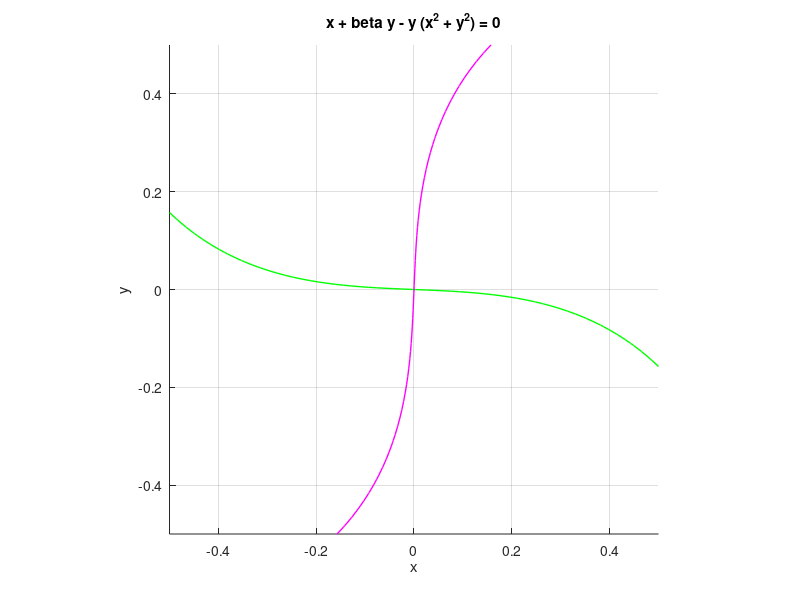

Source code (MATLAB): (Note: this script raises an error after producing the figure.)
% First_Order_System

% Analysis of system of autonomous first-order ODE's:

%   dx/dt = F(x,y)
%   dy/dt = G(x,y)

%  NEUR 1680
%  Last updated April 4, 2012

clear
close all


% Subcritical Hopf bifurcation
% beta = -.04;
% F = @(x,y)  beta*x      - y + x.*(x.^2 + y.^2) ; 
% G = @(x,y)       x + beta*y + y.*(x.^2 + y.^2) ; 

% Supercritical Hopf bifurcation
beta = -.04;
F = @(x,y)  beta*x      - y - x.*(x.^2 + y.^2) ; 
G = @(x,y)       x + beta*y - y.*(x.^2 + y.^2) ; 

% FitzHugh-Nagumo
% Input = .328; %        Hopf bifurcations around .34 and around 1.42
% F = @(x,y) x - x^3/3 - y + Input ;
% G = @(x,y) 0.08*(x + 0.7 - 0.8*y) ;

% Forward Euler, dt = .001

% .25 stable spiral, with Trace < -.1

% .29 stable spiral, and Trace = -.07

% .3  stable spiral

% .320 stable spiral

% .323 same as above

% .324 same as above

% .3241 same as above

% .32415 same as above, periodic attractor is about to appear

% .324152 really about to appear

% .324153 really really about to appear

% .324154 really really really about to appear

% .3241547 really really really really about to appear

% global bifurcation: two cycles appear, one stable, one unstable

%  (with dt = .001, the bifurcation appears between .324176 and .3241765)

%  at the bifurcation, when the unstable cycle appears, its size is about
%     1/3 the size of the large stable cycle



% .3241548 same as below, only slightly larger unstable cycle

% .324155 same as below

% .32416 same as below

% .32417 same as below

% .3242, .3243, .3245 same as below

% .325, .327 same as below

% .328 equilibrium point is stable spiral
%     repelling limit cycle of moderate size
%     large attracting limit cycle (periodic firing)
%       interesting time traces when starting just outside of unstable cycle

% .33 same as above
%     repelling cycle shrinks

% .331 same as above, repelling cycle keeps shrinking
%     Trace is -.0006

% .3315 repelling cycle just died
%     Trace is +.0003

% .332 unstable spiral
%     single large stable cycle (periodic firing)
%     repelling cycle is very dead

% .34 unstable spiral
%     single large stable cycle (periodic firing)

% .35 unstable spiral
%     single large stable cycle (periodic firing)

% .36 unstable spiral
%     single large stable cycle (periodic firing)




% ODE45

% .25 stable spiral, with Trace < -.1

% .29 same as below, with very small limit cycle, and Trace = -.07

% .3  same as below

% .320
%       equilibrium point is unstable spiral
%         although TD analysis gives Trace = -.02
%       single small attracting limit cycle, attracts all plane
%       large attracting limit cycle (periodic firing) has disappeared

% .327, .327, .326, .325, .320
%       equilibrium point is unstable spiral
%         although TD analysis gives Trace going from -.007 to -.01
%       small attracting limit cycle
%       large attracting limit cycle (periodic firing)
%          hence repelling limit cycle somewhere between the two


% .328, .329 two small attracting limit cycles, in addition to the large one

% .33
%       equilibrium point is unstable spiral
%         although TD analysis gives Trace = -.002
%       small attracting limit cycle, through (-.95 -.315) or so
%       large attracting limit cycle (periodic firing)
%          hence repelling limit cycle somewhere between the two

% .332 unstable spiral, large attracting limit cycle (periodic firing)
%       although there is a bit of hesitation around trajectories through 
%       (-.95 -.297), with the ghost of an attracting cycle there

% .335 unstable spiral, large attracting limit cycle (periodic firing)

% .34 unstable spiral, large attracting limit cycle (periodic firing)

% .35 unstable spiral, large attracting limit cycle (periodic firing)





% F = @(x,y) 2*x + 2*y ; 
% G = @(x,y)   x + 3*y; 


% F = @(x,y) y ; 
% G = @(x,y) x.*(x - 1) ;


% F = @(x,y) x.*y ; 
% G = @(x,y) y + x ; 


% F = @(x,y) x.*x - 0 ; 
% G = @(x,y) y ; 


% Parabolic V-nullcline - No equilibrium
% F = @(x,y) x.^2 - y + 2; 
% G = @(x,y) y + 2*x ;


% F = @(x,y) 1 + y + x.^2 ; 
% G = @(x,y) y/2 - 3*x ; 


% F = @(x,y) -(1 + y + x.^2) ; 
% G = @(x,y) -(y/2 - 3*x) ; 


% saddle and two spiral sinks
% F = @(x,y) y ; 
% G = @(x,y) - y + x - x.^3 ; 
 

% species-competition model
% F = @(x,y) (1.0 - 1.0*x - 1.0*y).*x; 
% G = @(x,y) (4.0 - 7.0*x - 3.0*y).*y;  


% Lotka-Volterra
% F = @(x,y) x.*( 2.0 - 1.0*y) ; 
% G = @(x,y) y.*(-3.0 + 0.5*x) ; 


% Lotka-Volterra with harvesting:
% F = @(x,y) x.*( 2.0 - 1.0*y) - 0.5*x ; 
% G = @(x,y) y.*(-3.0 + 0.5*x) - 0.6*y ; 


% Lotka-Volterra with logistic terms:
% F = @(x,y) x.*( 3.0 - 2.0*y) - 0.2*x.^2; 
% G = @(x,y) y.*(-3.0 + 2.0*x) - 0.2*y.^2; 


% van der Pol oscillator (stiff for large values of mu)
% F = @(x,y) y ; 
% G = @(x,y) 1*(1 - x.^2).*y - x ; 
 

% F = @(x,y) x - x.^3/3 - y ;
% G = @(x,y) x  ;


% F = @(x,y) y ;
% G = @(x,y) y - y.^3/3 - x ;


% Extra-Terrestrial
% F = @(x,y) x.*y ; 
% G = @(x,y) 9 - x.^2 - y.^2 ; 


% F = @(x,y)  y - .1*(x.^2 + y.^2) .*x ; 
% G = @(x,y) -x - .1*(x.^2 + y.^2) .*y ; 


% Good illustration of Poincare-Bendixson Theorem
% F = @(x,y) - y + x.*(1 - x.^2 - y.^2); 
% G = @(x,y)   x + y.*(1 - x.^2 - y.^2); 


% System from EB+DL 1999 
% F = @(x,y) - x + .5*tanh(4*x - 2*y); 
% G = @(x,y) - y + .5*tanh(2*x - 2*y); 
 

F_and_G = @(t,Y) [F(Y(1),Y(2)) ;G(Y(1),Y(2))];

% CHOOSE FROM THE FOLLOWING (AT MOST ONE MATLAB SOLVER):
Euler_flag  = 1;     % set to 1 to use Euler scheme
ode45_flag  = 0;     % set to 1 to use ode45
ode23_flag  = 0;     % set to 1 to use ode23
ode15s_flag = 0;     % set to 1 to use ode15s

TD_analysis_flag = 0;   % Set to 1 to do the T-D analysis
                        %   This requires the use of the symbolic-math toolbox
                        %   CAUTION: Will NOT work if .* is used in F or G

if ode45_flag + ode23_flag + ode15s_flag > 1
    error('Use at most one Matlab solver')
end

% SET THE LIMITS

% min_x = -1;
% max_x =  1;
% min_y = -1;
% max_y =  1;

min_x = -.5;
max_x = .5;
min_y = -.5;
max_y = .5;

% min_x = -1.05;
% max_x = -.9;
% min_y = -.38;
% max_y = -.25;

% min_x = -2.5;
% max_x = 2;
% min_y = -.8;
% max_y = 2;


% DIRECTION FIELD 

% Define the grid points:
[x,y] = meshgrid(linspace(min_x,max_x,15),linspace(min_y,max_y,15));

figure(1)

% The derivatives at all grid points:
dx = F(x,y);
dy = G(x,y);

% Put the (dx,dy) arrow at each grid point (x,y):
% quiver(x,y,dx,dy)
axis([min_x max_x min_y max_y])
grid on
axis image
xlabel('x')
ylabel('y')
hold on

% plot the nullclines:
h_V_nc = ezplot(F,[min_x,max_x,min_y,max_y]);   % vertical   NC
h_H_nc = ezplot(G,[min_x,max_x,min_y,max_y]);   % horizontal NC
set(h_V_nc,'color','g','linewidth',1)
set(h_H_nc,'color','m','linewidth',1)

% TRAJECTORIES

% To create a new trajectory, click mouse on desired initial point in (x,y) plane.

% To end simulation (e.g. to change parameter values),
%   click mouse in grey margin, i.e., outside of permissible area.

dt = .001;      % time step
t_max = 100;     % length of simulation

time_axis = 0:dt:t_max;
n_time_steps = length(time_axis);

X = zeros(2,n_time_steps);
X(1,:) = .5*(min_x + max_x)*ones(1,n_time_steps);
X(2,:) = .5*(min_y + max_y)*ones(1,n_time_steps);
% this array will contain an entire trajectory

h_E = [];

while X(1,1)>=min_x && X(1,1)<=max_x && X(2,1)>=min_y && X(2,1)<=max_y  
    % will create a new trajectory until mouse is clicked in margin

    figure(1)
    X(:,1) = ginput(1);    % click mouse on desired initial weight vector

    if Euler_flag       % Do Euler's method
        
        i = 1;
        while i <= n_time_steps && X(1,i)>min_x && X(1,i)<max_x && X(2,i)>min_y && X(2,i)<max_y
            i = i + 1;
            X(:,i) = X(:,i-1) + [F(X(1,i-1),X(2,i-1));G(X(1,i-1),X(2,i-1))]*dt;
        end

        tt = 1:i-1;
        t_a = time_axis(tt);

        if ~ isempty(tt)

            h_E = plot(X(1,tt),X(2,tt),'b','linewidth',1);
            figure
            plot(t_a,X(1,tt),t_a,X(2,tt),'linewidth',2)
            legend('x(t)','y(t)')
            xlabel('t')
            grid

        end

    end

    if ode45_flag
        [t,Y] = ode45(F_and_G,[0 t_max],X(:,1));
    end
    if ode23_flag
        [t,Y] = ode23(F_and_G,[0 t_max],X(:,1));
    end
    if ode15s_flag
        [t,Y] = ode15s(F_and_G,[0 t_max],X(:,1));
    end

    h_M = [];
    if ode45_flag || ode23_flag || ode15s_flag
        X_m = Y(:,1);
        Y_m = Y(:,2);
        figure(1)
        h_M = plot(X_m,Y_m,'k','linewidth',1);
    end
    
end

figure(1)
x_deriv = func2str(F);
x_deriv_name = x_deriv(7:end);
y_deriv = func2str(G);
y_deriv_name = y_deriv(7:end);
title(['x'' = ' x_deriv_name '       y'' = ' y_deriv_name])
if isempty(h_E) && ~ isempty(h_M)
legend([h_M h_V_nc(1) h_H_nc(1)],'Matlab','V-nc','H-nc','Location','Best')
end
if isempty(h_M) && ~ isempty(h_E)
legend([h_E h_V_nc(1) h_H_nc(1)],'Euler','V-nc','H-nc','Location','Best')
end
if ~isempty(h_M) && ~ isempty(h_E)
legend([h_E h_M h_V_nc(1) h_H_nc(1)],'Euler','Matlab','V-nc','H-nc','Location','Best')
end
hold off


if TD_analysis_flag     % T-D ANALYSIS OF LINEARIZED SYSTEM
    
    F_sym = sym(x_deriv_name);  % F as a symbolic object 
    G_sym = sym(y_deriv_name);  % G as a symbolic object
    
    dF_dx = diff(F_sym,'x');
    dF_dy = diff(F_sym,'y');
    dG_dx = diff(G_sym,'x');
    dG_dy = diff(G_sym,'y');

    T_sym = dF_dx + dG_dy;
    D_sym = dF_dx*dG_dy - dF_dy*dG_dx;
    
    figure(1)
    [x0,y0] = ginput(1);    % click mouse at equilibrium point

    % use the following two lines to analyze equilibrium at (0,0):
%     x0 = 0;
%     y0 = 0;

    T = double(subs(T_sym,{'x','y'},{x0,y0}));
    D = double(subs(D_sym,{'x','y'},{x0,y0}));
    
    t_max = abs(1.5*T) + eps;
    t_min = - t_max;
    d_max = abs(1.5*D) + eps;
    d_min = - d_max;

    % Visualize the parameter set in the T-D plane:

    figure
    plot(T,D,'*r','MarkerSize',20)
    axis([t_min t_max d_min d_max])
    grid on
    hold all
    plot([t_min t_max],[0 0],'k')
    plot([0 0],[d_min d_max],'k')
    ezplot('t.^2/4',[1*t_min 1*t_max d_min d_max])
    hold off

    xlabel('TRACE')
    ylabel('DETERMINANT')

end
